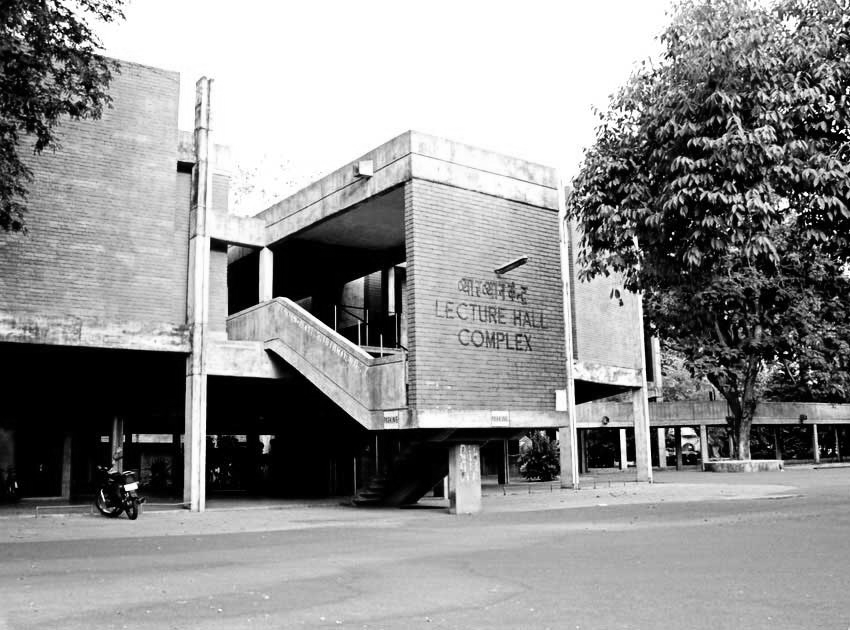
#> input picture assignment7/lhc.png, 850 x 630 px
$ python main.py
#> lines starting #> are read from the running program, lines starting #| are printed output that depends on the picture
import cv2
import numpy as np
import matplotlib.pyplot as plt

# Load the image in grayscale
image_path = 'lhc.png'
original_img = cv2.imread(image_path, cv2.IMREAD_GRAYSCALE)
#> original_img is the input picture: shape (630, 850); min 0, max 255, mean 144.9

# function to compute LBP
def compute_lbp(img):
    lbp_img = np.zeros_like(img)

    for i in range(1, img.shape[0] - 1):
        for j in range(1, img.shape[1] - 1):
            center = img[i, j]
            binary_string = ''

            # Check each of the 8 neighboring pixels
            for dy, dx in [(-1, -1), (-1, 0), (-1, 1), (0, 1), (1, 1), (1, 0), (1, -1), (0, -1)]:
                neighbor = img[i + dy, j + dx]
                # Append '1' if neighbor is >= center, else '0'
                binary_string += '1' if neighbor >= center else '0'

            # Convert the binary string to a decimal integer and assign it to LBP image
            lbp_img[i, j] = int(binary_string, 2)
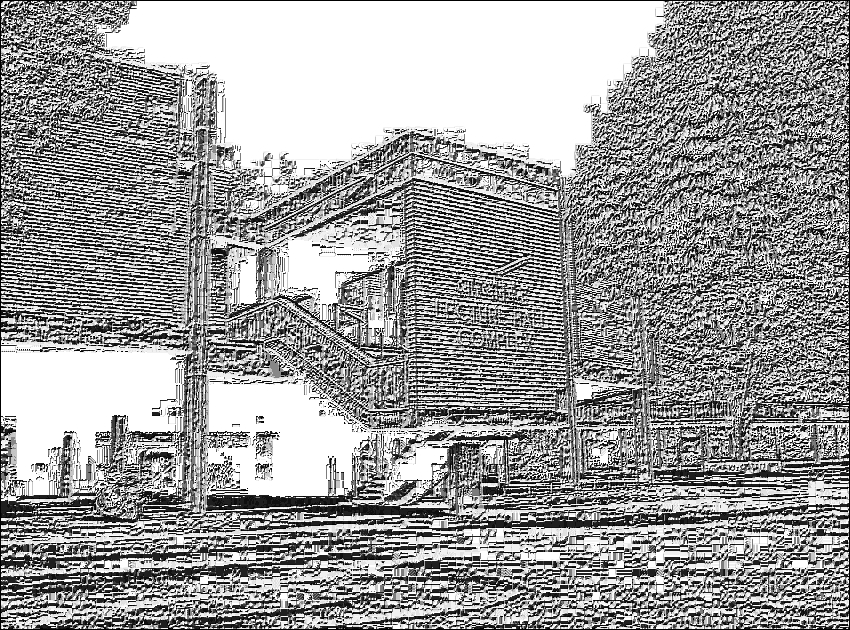
#> lbp_img: shape (630, 850); min 0, max 255, mean 157.9
    return lbp_img

lbp_image = compute_lbp(original_img)

# Divide the image into a 2x2 grid and calculate the histogram for each cell
grid_size = (2, 2)
cell_height, cell_width = original_img.shape[0] // grid_size[0], original_img.shape[1] // grid_size[1]
#> cell_height = 315; cell_width = 425
lbp_histograms = []


for row in range(grid_size[0]):
    for col in range(grid_size[1]):

        cell = lbp_image[row * cell_height:(row + 1) * cell_height, col * cell_width:(col + 1) * cell_width]

        # Calculate the histogram for the LBP values in the cell
        hist, _ = np.histogram(cell.ravel(), bins=np.arange(257), range=(0, 256))
        lbp_histograms.append(hist)
#> after the loop, lbp_histograms = 4 items

# Concatenate the histograms to form a global feature vector
global_feature_vector = np.concatenate(lbp_histograms)
#> global_feature_vector = 1024 values, max 47889 at index 255, min 0 at index 170, mean 522.9

# Plot the LBP image and the global feature vector
plt.figure(figsize=(15, 6))

# Display the LBP image
plt.subplot(1, 2, 1)
plt.imshow(lbp_image, cmap='gray')
plt.title("LBP Image")
plt.axis('off')

# Plot the global feature vector
plt.subplot(1, 2, 2)
plt.plot(global_feature_vector, color='orange')
plt.title("Global Feature Vector")
plt.xlabel("Feature Index")
plt.ylabel("Frequency")

plt.tight_layout()
plt.show()
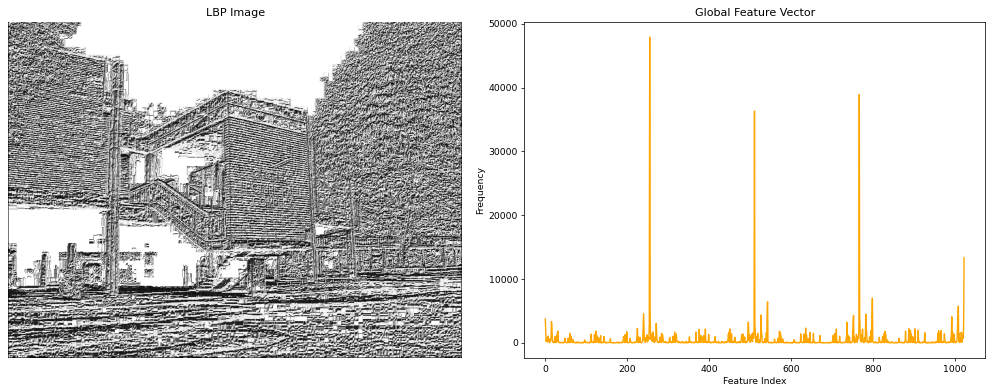
#> figure drawn by matplotlib, 2 panels; panel 2: curve peaks at x = 255, y = 47889
